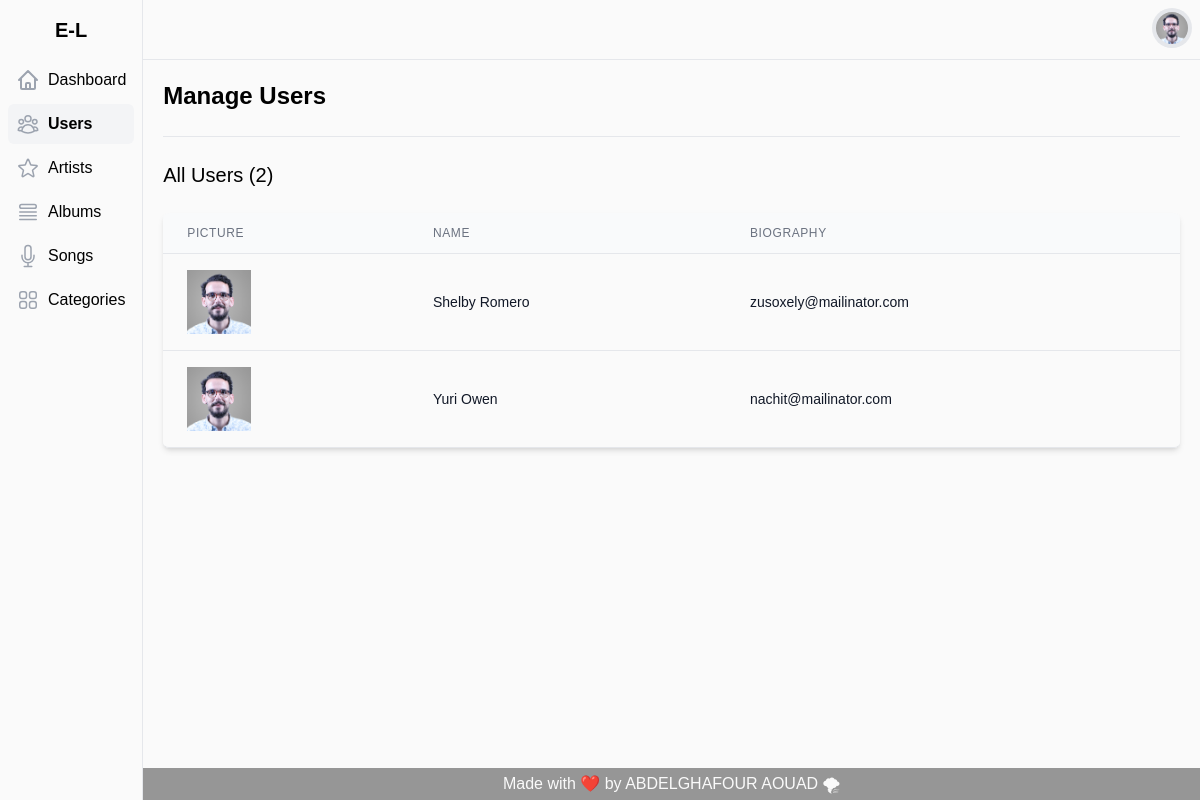
The page /users.php on the database its author committed.
### tables this page shows
CREATE TABLE IF NOT EXISTS `users` (
  `id` int NOT NULL AUTO_INCREMENT,
  `full_name` varchar(60) NOT NULL,
  `email` varchar(60) NOT NULL,
  `password` text NOT NULL,
  `admin` int NOT NULL DEFAULT '0',
  `created_at` timestamp NOT NULL DEFAULT CURRENT_TIMESTAMP,
  `updated_at` timestamp NOT NULL DEFAULT CURRENT_TIMESTAMP,
  `deleted_at` timestamp NULL DEFAULT NULL,
  PRIMARY KEY (`id`)
);

### models/connection.php (called while the page is built, shortened)
<?php
class Connection
{
  private $serv = 'localhost';
  private $user = 'root';
  private $pass = '';
  private $bd = 'e-lyrics';
  private function pdoConnection()
  {
    $con = new PDO('mysql:host=' . $this->serv . ';dbname=' . $this->bd, $this->user, $this->pass);
    $con->setAttribute(PDO::ATTR_DEFAULT_FETCH_MODE, PDO::FETCH_ASSOC);
    try {
      return $con;
    } catch (PDOException $e) {
      echo 'Database Error: ' . $e->getMessage();
    }
  }
  public function connect()
  {
    return $this->pdoConnection();
  }
}

### models/user.php (called while the page is built, shortened)
<?php
require_once 'connection.php';
class User extends Connection
{
  public function allUsers()
  {
    $sql = "SELECT * FROM users";
    $stmt = $this->connect()->prepare($sql);
    $stmt->execute();
    $result = $stmt->fetchAll();
    return $result;
  }
}

### views/tab-users.php (the view)
<?php
require_once 'models/user.php';
$users = (new User)->allUsers();
?>
<div class="flex flex-col mt-6">
      <div class="-my-2 overflow-x-auto sm:-mx-6 lg:-mx-8">
            <div class="inline-block min-w-full py-2 align-middle sm:px-6 lg:px-8">
                  <div class="overflow-hidden border-b border-gray-200 rounded-md shadow-md">
                        <table class="min-w-full overflow-x-scroll divide-y divide-gray-200">
                              <thead class="bg-gray-50">
                                    <tr>
                                          <th scope="col" class="px-6 py-3 text-xs font-medium tracking-wider text-left text-gray-500 uppercase">Picture</th>
                                          <th scope="col" class="px-6 py-3 text-xs font-medium tracking-wider text-left text-gray-500 uppercase">Name</th>
                                          <th scope="col" class="px-6 py-3 text-xs font-medium tracking-wider text-left text-gray-500 uppercase">Biography</th>
                                    </tr>
                              </thead>
                              <tbody class="bg-white divide-y divide-gray-200">
                                    <?php
                                    foreach ($users as  $user) { ?>
                                          <tr class="transition-all hover:bg-gray-100 hover:shadow-lg" onclick="getuser(<?= $user['id'] ?>)" id="<?= $user['id'] ?>">
                                                <td class="px-6 py-4 whitespace-nowrap">
                                                      <div class="flex items-center">
                                                            <div class="flex-shrink-0 md:w-16 w-6">
                                                                  <img class="picture" src="assets/img/users/user.png" alt="" />
                                                            </div>
                                                      </div>
                                                </td>
                                                <td class="user px-6 py-4 whitespace-nowrap">
                                                      <p class="name text-sm truncate max-w-sm text-gray-900" user="<?= $user['full_name'] ?>"><?= $user['full_name'] ?></p>
                                                </td>
                                                <td class="user px-6 py-4 whitespace-nowrap">
                                                      <p class="name text-sm truncate max-w-sm text-gray-900" user="<?= $user['email'] ?>"><?= $user['email'] ?></p>
                                                </td>
                                          </tr>
                                    <?php } ?>
                              </tbody>
                        </table>
                  </div>
            </div>
      </div>
</div>

### assets/css/style.css (style rules this page uses)
html { line-height: 1.5; -webkit-text-size-adjust: 100%; -moz-tab-size: 4; -o-tab-size: 4; tab-size: 4; font-family: ui-sans-serif, system-ui, -apple-system, BlinkMacSystemFont, "Segoe UI", Roboto, "Helvetica Neue", Arial, "Noto Sans", sans-serif, "Apple Color Emoji", "Segoe UI Emoji", "Segoe UI Symbol", "Noto Color Emoji"; font-feature-settings: normal; }
body { margin: 0; line-height: inherit; }
table { text-indent: 0; border-color: inherit; border-collapse: collapse; }
blockquote, dl, dd, h1, h2, h3, h4, h5, h6, hr, figure, p, pre { margin: 0; }
img, svg, video, canvas, audio, iframe, embed, object { display: block; vertical-align: middle; }
img, video { max-width: 100%; height: auto; }
.-my-2 { margin-top: -0.5rem; margin-bottom: -0.5rem; }
.mt-6 { margin-top: 1.5rem; }
.inline-block { display: inline-block; }
.flex { display: flex; }
.w-6 { width: 1.5rem; }
.min-w-full { min-width: 100%; }
.max-w-sm { max-width: 24rem; }
.flex-shrink-0 { flex-shrink: 0; }
.flex-col { flex-direction: column; }
.items-center { align-items: center; }
.divide-y > :not([hidden]) ~ :not([hidden]) { --tw-divide-y-reverse: 0; border-top-width: calc(1px * calc(1 - var(--tw-divide-y-reverse))); border-bottom-width: calc(1px * var(--tw-divide-y-reverse)); }
.divide-gray-200 > :not([hidden]) ~ :not([hidden]) { --tw-divide-opacity: 1; border-color: rgb(229 231 235 / var(--tw-divide-opacity)); }
.overflow-hidden { overflow: hidden; }
.overflow-x-auto { overflow-x: auto; }
.overflow-x-scroll { overflow-x: scroll; }
.truncate { overflow: hidden; text-overflow: ellipsis; white-space: nowrap; }
.whitespace-nowrap { white-space: nowrap; }
.rounded-md { border-radius: 0.375rem; }
.border-b { border-bottom-width: 1px; }
.border-gray-200 { --tw-border-opacity: 1; border-color: rgb(229 231 235 / var(--tw-border-opacity)); }
.bg-white { --tw-bg-opacity: 1; background-color: rgb(250 250 250 / var(--tw-bg-opacity)); }
.bg-gray-50 { --tw-bg-opacity: 1; background-color: rgb(249 250 251 / var(--tw-bg-opacity)); }
.py-2 { padding-top: 0.5rem; padding-bottom: 0.5rem; }
.px-6 { padding-left: 1.5rem; padding-right: 1.5rem; }
.py-3 { padding-top: 0.75rem; padding-bottom: 0.75rem; }
.py-4 { padding-top: 1rem; padding-bottom: 1rem; }
.text-left { text-align: left; }
.align-middle { vertical-align: middle; }
.text-xs { font-size: 0.75rem; line-height: 1rem; }
.text-sm { font-size: 0.875rem; line-height: 1.25rem; }
.font-medium { font-weight: 500; }
.uppercase { text-transform: uppercase; }
.tracking-wider { letter-spacing: 0.05em; }
.text-gray-500 { --tw-text-opacity: 1; color: rgb(107 114 128 / var(--tw-text-opacity)); }
.text-gray-900 { --tw-text-opacity: 1; color: rgb(17 24 39 / var(--tw-text-opacity)); }
.shadow-md { --tw-shadow: 0 4px 6px -1px rgb(0 0 0 / 0.1), 0 2px 4px -2px rgb(0 0 0 / 0.1); --tw-shadow-colored: 0 4px 6px -1px var(--tw-shadow-color), 0 2px 4px -2px var(--tw-shadow-color); box-shadow: var(--tw-ring-offset-shadow, 0 0 #0000), var(--tw-ring-shadow, 0 0 #0000), var(--tw-shadow); }
.transition-all { transition-property: all; transition-timing-function: cubic-bezier(0.4, 0, 0.2, 1); transition-duration: 150ms; }
*, *::before, *::after { margin: 0; padding: 0; box-sizing: border-box; }
::placeholder { color: #ccc; }
* { outline: none; }
body { margin: 0px; }
* { font-family: "Muli", sans-serif; outline: none; }
@media (min-width: 640px) { .sm\:-mx-6 { margin-left: -1.5rem; margin-right: -1.5rem; } }
@media (min-width: 640px) { .sm\:px-6 { padding-left: 1.5rem; padding-right: 1.5rem; } }
@media (min-width: 768px) { .md\:w-16 { width: 4rem; } }
@media (min-width: 1024px) { .lg\:-mx-8 { margin-left: -2rem; margin-right: -2rem; } }
@media (min-width: 1024px) { .lg\:px-8 { padding-left: 2rem; padding-right: 2rem; } }

### rows shown on the page
users: full_name "Shelby Romero", email "zusoxely@mailinator.com"
users: full_name "Yuri Owen", email "nachit@mailinator.com"

### other values the page prints
$statistic->countt() "2"
